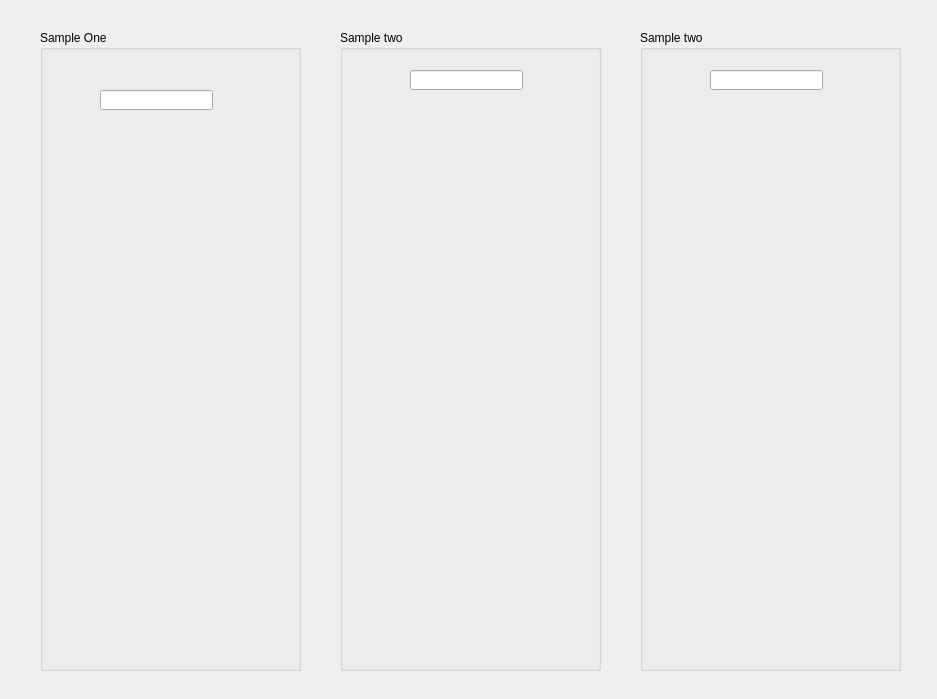
<?xml version="1.0" encoding="UTF-8"?>
<ui version="4.0">
 <class>MainWindow</class>
 <widget class="QMainWindow" name="MainWindow">
  <property name="geometry">
   <rect>
    <x>0</x>
    <y>0</y>
    <width>937</width>
    <height>699</height>
   </rect>
  </property>
  <property name="windowTitle">
   <string>MainWindow</string>
  </property>
  <widget class="QWidget" name="centralWidget">
   <widget class="QGroupBox" name="groupBox">
    <property name="geometry">
     <rect>
      <x>40</x>
      <y>30</y>
      <width>261</width>
      <height>641</height>
     </rect>
    </property>
    <property name="title">
     <string>Sample One</string>
    </property>
    <widget class="QLineEdit" name="lineEdit">
     <property name="geometry">
      <rect>
       <x>60</x>
       <y>60</y>
       <width>113</width>
       <height>20</height>
      </rect>
     </property>
    </widget>
   </widget>
   <widget class="QGroupBox" name="groupBox_2">
    <property name="geometry">
     <rect>
      <x>340</x>
      <y>30</y>
      <width>261</width>
      <height>641</height>
     </rect>
    </property>
    <property name="title">
     <string>Sample two</string>
    </property>
    <widget class="QLineEdit" name="lineEdit_2">
     <property name="geometry">
      <rect>
       <x>70</x>
       <y>40</y>
       <width>113</width>
       <height>20</height>
      </rect>
     </property>
    </widget>
   </widget>
   <widget class="QGroupBox" name="groupBox_3">
    <property name="geometry">
     <rect>
      <x>640</x>
      <y>30</y>
      <width>261</width>
      <height>641</height>
     </rect>
    </property>
    <property name="title">
     <string>Sample two</string>
    </property>
    <widget class="QLineEdit" name="lineEdit_3">
     <property name="geometry">
      <rect>
       <x>70</x>
       <y>40</y>
       <width>113</width>
       <height>20</height>
      </rect>
     </property>
    </widget>
   </widget>
  </widget>
 </widget>
 <resources/>
 <connections/>
</ui>
